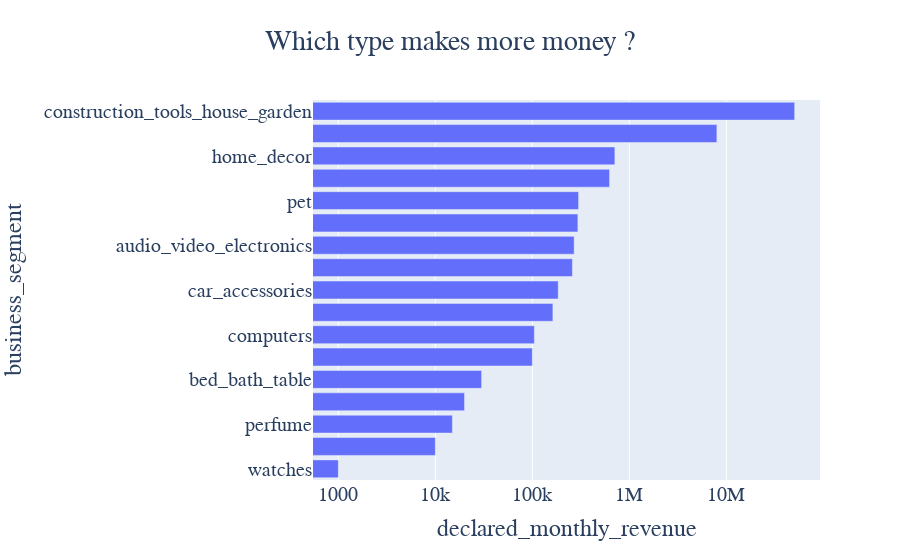

This figure's notebook cell:
### Code cell
q10 = cd.groupby('business_segment',as_index=False)['declared_monthly_revenue'].sum()\
            .sort_values(by='declared_monthly_revenue').query('declared_monthly_revenue!=0')

ex.bar(q10,y='business_segment',x ='declared_monthly_revenue',
       title='Which type makes more money ?',
       log_x=True).update_layout(title_x=0.5,font=dict(family="moon heavy",size=20))

### Figure 1 — Plotly figure (JSON) as saved in the notebook; plotly's stock layout.template omitted (floating-point values rounded to 4 significant figures)
{"data": [{"alignmentgroup": "True", "hovertemplate": "declared_monthly_revenue=%{x}<br>business_segment=%{y}<extra></extra>", "legendgroup": "", "marker": {"color": "#636efa", "pattern": {"shape": ""}}, "name": "", "offsetgroup": "", "orientation": "h", "showlegend": false, "textposition": "auto", "type": "bar", "x": [1000, 10000, 15000, 20000, 30000, 100000, 105000, 163000, 185000, 259000, 270000, 295000, 300000, 626000, 710000, 8000000, 50695006], "xaxis": "x", "y": ["watches", "food_drink", "perfume", "party", "bed_bath_table", "stationery", "computers", "household_utilities", "car_accessories", "toys", "audio_video_electronics", "health_beauty", "pet", "other", "home_decor", "phone_mobile", "construction_tools_house_garden"], "yaxis": "y"}], "layout": {"barmode": "relative", "font": {"family": "moon heavy", "size": 20}, "legend": {"tracegroupgap": 0}, "title": {"text": "Which type makes more money ?", "x": 0.5}, "xaxis": {"anchor": "y", "domain": [0, 1], "title": {"text": "declared_monthly_revenue"}, "type": "log"}, "yaxis": {"anchor": "x", "domain": [0, 1], "title": {"text": "business_segment"}}}}
